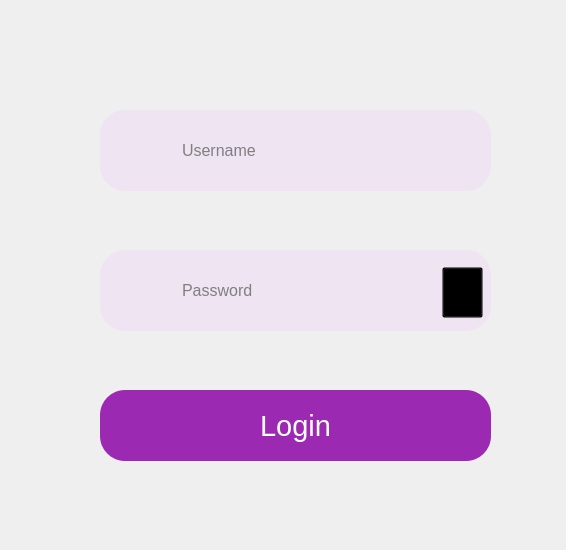
<?xml version="1.0" encoding="UTF-8"?>
<ui version="4.0">
 <class>Dialog</class>
 <widget class="QDialog" name="Dialog">
  <property name="geometry">
   <rect>
    <x>0</x>
    <y>0</y>
    <width>566</width>
    <height>550</height>
   </rect>
  </property>
  <property name="windowTitle">
   <string>Dialog</string>
  </property>
  <property name="styleSheet">
   <string notr="true"/>
  </property>
  <widget class="QLabel" name="label">
   <property name="geometry">
    <rect>
     <x>100</x>
     <y>110</y>
     <width>391</width>
     <height>81</height>
    </rect>
   </property>
   <property name="font">
    <font>
     <pointsize>12</pointsize>
    </font>
   </property>
   <property name="styleSheet">
    <string notr="true">background-color:rgb(239, 228, 241);
border-radius: 25px</string>
   </property>
   <property name="text">
    <string/>
   </property>
  </widget>
  <widget class="QLabel" name="label_2">
   <property name="geometry">
    <rect>
     <x>100</x>
     <y>250</y>
     <width>391</width>
     <height>81</height>
    </rect>
   </property>
   <property name="font">
    <font>
     <pointsize>12</pointsize>
    </font>
   </property>
   <property name="styleSheet">
    <string notr="true">background-color:rgb(239, 228, 241);
border-radius: 25px;
color: red;</string>
   </property>
   <property name="text">
    <string/>
   </property>
  </widget>
  <widget class="QPushButton" name="pushButton">
   <property name="geometry">
    <rect>
     <x>100</x>
     <y>390</y>
     <width>391</width>
     <height>71</height>
    </rect>
   </property>
   <property name="font">
    <font>
     <pointsize>22</pointsize>
    </font>
   </property>
   <property name="autoFillBackground">
    <bool>false</bool>
   </property>
   <property name="styleSheet">
    <string notr="true">background-color:rgb(156, 41, 178);
border-radius:25px;
color: white</string>
   </property>
   <property name="text">
    <string>Login</string>
   </property>
  </widget>
  <widget class="QLabel" name="label_5">
   <property name="geometry">
    <rect>
     <x>130</x>
     <y>140</y>
     <width>21</width>
     <height>21</height>
    </rect>
   </property>
   <property name="text">
    <string/>
   </property>
   <property name="pixmap">
    <pixmap>imgs/user.png</pixmap>
   </property>
   <property name="scaledContents">
    <bool>true</bool>
   </property>
  </widget>
  <widget class="QLabel" name="passw">
   <property name="geometry">
    <rect>
     <x>130</x>
     <y>280</y>
     <width>31</width>
     <height>21</height>
    </rect>
   </property>
   <property name="text">
    <string/>
   </property>
   <property name="pixmap">
    <pixmap>imgs/passwd.png</pixmap>
   </property>
   <property name="scaledContents">
    <bool>true</bool>
   </property>
  </widget>
    <widget class="QLineEdit" name="username">
   <property name="geometry">
    <rect>
     <x>180</x>
     <y>130</y>
     <width>291</width>
     <height>41</height>
    </rect>
   </property>
   <property name="font">
    <font>
     <pointsize>12</pointsize>
    </font>
   </property>
   <property name="styleSheet">
    <string notr="true">color: grey;
background-color:transparent;
border:none</string>
   </property>
   <property name="text">
    <string>Username</string>
   </property>
  </widget>
  <widget class="QLineEdit" name="password">
   <property name="geometry">
    <rect>
     <x>180</x>
     <y>270</y>
     <width>241</width>
     <height>41</height>
    </rect>
   </property>
   <property name="font">
    <font>
     <pointsize>12</pointsize>
    </font>
   </property>
   <property name="styleSheet">
    <string notr="true">color: grey;
background-color:transparent;
border:none</string>
   </property>
   <property name="text">
    <string>Password</string>
   </property>
  </widget>
  <widget class="QPushButton" name="showpass">
   <property name="geometry">
    <rect>
     <x>442</x>
     <y>267</y>
     <width>41</width>
     <height>51</height>
    </rect>
   </property>
   <property name="styleSheet">
    <string notr="true">background-color: transparent;</string>
   </property>
   <property name="text">
    <string/>
   </property>
   <property name="icon">
    <iconset>
     <normaloff>imgs/closed.png</normaloff>imgs/closed.png</iconset>
   </property>
   <property name="iconSize">
    <size>
     <width>30</width>
     <height>30</height>
    </size>
   </property>
  </widget>
 </widget>
  <tabstops>
  <tabstop>username</tabstop>
  <tabstop>password</tabstop>
   <tabstop>showpass</tabstop>
  <tabstop>pushButton</tabstop>
 </tabstops>
 <resources/>
 <connections/>
</ui>
